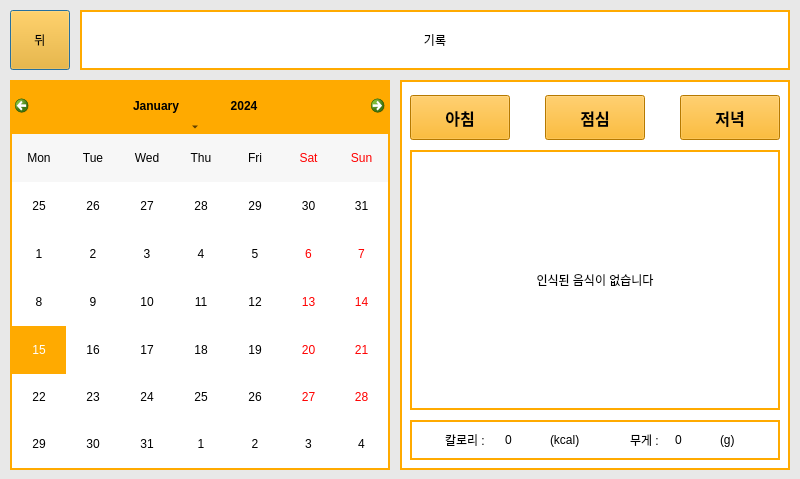
<?xml version="1.0" encoding="UTF-8"?>
<ui version="4.0">
 <class>Dialog</class>
 <widget class="QDialog" name="Dialog">
  <property name="geometry">
   <rect>
    <x>0</x>
    <y>0</y>
    <width>800</width>
    <height>479</height>
   </rect>
  </property>
  <property name="windowTitle">
   <string>Dialog</string>
  </property>
  <property name="styleSheet">
   <string notr="true">#Dialog{
background-color: rgb(232, 232, 232);
}</string>
  </property>
  <property name="modal">
   <bool>false</bool>
  </property>
  <widget class="QPushButton" name="back">
   <property name="geometry">
    <rect>
     <x>10</x>
     <y>10</y>
     <width>60</width>
     <height>60</height>
    </rect>
   </property>
   <property name="styleSheet">
    <string notr="true">background-color: rgb(255, 170, 0);
font: 81 16pt &quot;나눔스퀘어OTF ExtraBold&quot;;</string>
   </property>
   <property name="text">
    <string>뒤</string>
   </property>
  </widget>
  <widget class="QLabel" name="title">
   <property name="geometry">
    <rect>
     <x>80</x>
     <y>10</y>
     <width>710</width>
     <height>60</height>
    </rect>
   </property>
   <property name="styleSheet">
    <string notr="true">font: 81 24pt &quot;나눔스퀘어OTF ExtraBold&quot;;
border: 2px solid rgb(255, 170, 0);
background-color: rgb(255, 255, 255);</string>
   </property>
   <property name="text">
    <string>기록</string>
   </property>
   <property name="alignment">
    <set>Qt::AlignCenter</set>
   </property>
  </widget>
  <widget class="QCalendarWidget" name="calendar">
   <property name="geometry">
    <rect>
     <x>10</x>
     <y>80</y>
     <width>380</width>
     <height>390</height>
    </rect>
   </property>
   <property name="autoFillBackground">
    <bool>true</bool>
   </property>
   <property name="styleSheet">
    <string notr="true">#qt_calendar_calendarview{
font: 81 12pt &quot;나눔스퀘어OTF ExtraBold&quot;;
border: 2px solid rgb(255, 170, 0);
color: rgb(0, 0, 0);
background-color: rgb(255, 255, 255);
selection-color: rgb(255, 255, 255);
selection-background-color: rgba(255, 170, 0, 255);
}

#qt_calendar_navigationbar{
background-color: rgba(255, 170, 0, 255);
min-height: 50px;
border: 2px solid rgb(255, 170, 0);
border-bottom: 0px;
}

#qt_calendar_yearbutton, #qt_calendar_monthbutton {
    color: rgb(0, 0, 0);
    min-width: 80px;
	font: 81 12pt &quot;나눔스퀘어OTF ExtraBold&quot;;
}
#qt_calendar_yearedit {
    color: rgb(0, 0, 0);	
	font: 81 12pt &quot;나눔스퀘어OTF ExtraBold&quot;;
	
	background-color: rgb(225, 150, 0);
}</string>
   </property>
   <property name="gridVisible">
    <bool>false</bool>
   </property>
   <property name="selectionMode">
    <enum>QCalendarWidget::SingleSelection</enum>
   </property>
   <property name="horizontalHeaderFormat">
    <enum>QCalendarWidget::ShortDayNames</enum>
   </property>
   <property name="verticalHeaderFormat">
    <enum>QCalendarWidget::NoVerticalHeader</enum>
   </property>
   <property name="navigationBarVisible">
    <bool>true</bool>
   </property>
   <property name="dateEditEnabled">
    <bool>true</bool>
   </property>
   <property name="dateEditAcceptDelay">
    <number>1500</number>
   </property>
  </widget>
  <widget class="QStackedWidget" name="stack">
   <property name="geometry">
    <rect>
     <x>400</x>
     <y>80</y>
     <width>390</width>
     <height>390</height>
    </rect>
   </property>
   <property name="styleSheet">
    <string notr="true"/>
   </property>
   <property name="currentIndex">
    <number>0</number>
   </property>
   <widget class="QWidget" name="breakfast">
    <property name="styleSheet">
     <string notr="true">#breakfast{
border: 2px solid rgb(255, 170, 0);
	background-color: rgb(255, 255, 255);
}</string>
    </property>
    <widget class="QWidget" name="info_1" native="true">
     <property name="geometry">
      <rect>
       <x>10</x>
       <y>340</y>
       <width>370</width>
       <height>40</height>
      </rect>
     </property>
     <property name="styleSheet">
      <string notr="true">#info_1{
border: 2px solid rgb(255, 170, 0);
}</string>
     </property>
     <widget class="QLabel" name="bl_gram">
      <property name="geometry">
       <rect>
        <x>265</x>
        <y>5</y>
        <width>50</width>
        <height>30</height>
       </rect>
      </property>
      <property name="styleSheet">
       <string notr="true">font: 81 10pt &quot;나눔스퀘어OTF ExtraBold&quot;;</string>
      </property>
      <property name="text">
       <string>0</string>
      </property>
     </widget>
     <widget class="QLabel" name="bl_kname">
      <property name="geometry">
       <rect>
        <x>35</x>
        <y>5</y>
        <width>60</width>
        <height>30</height>
       </rect>
      </property>
      <property name="styleSheet">
       <string notr="true">font: 81 10pt &quot;나눔스퀘어OTF ExtraBold&quot;;</string>
      </property>
      <property name="text">
       <string>칼로리 :</string>
      </property>
     </widget>
     <widget class="QLabel" name="bl_gname">
      <property name="geometry">
       <rect>
        <x>220</x>
        <y>5</y>
        <width>40</width>
        <height>30</height>
       </rect>
      </property>
      <property name="styleSheet">
       <string notr="true">font: 81 10pt &quot;나눔스퀘어OTF ExtraBold&quot;;</string>
      </property>
      <property name="text">
       <string>무게 :</string>
      </property>
     </widget>
     <widget class="QLabel" name="bl_kcal">
      <property name="geometry">
       <rect>
        <x>95</x>
        <y>5</y>
        <width>50</width>
        <height>30</height>
       </rect>
      </property>
      <property name="styleSheet">
       <string notr="true">font: 81 10pt &quot;나눔스퀘어OTF ExtraBold&quot;;</string>
      </property>
      <property name="text">
       <string>0</string>
      </property>
     </widget>
     <widget class="QLabel" name="bl_kinfo">
      <property name="geometry">
       <rect>
        <x>140</x>
        <y>5</y>
        <width>50</width>
        <height>30</height>
       </rect>
      </property>
      <property name="styleSheet">
       <string notr="true">font: 81 10pt &quot;나눔스퀘어OTF ExtraBold&quot;;</string>
      </property>
      <property name="text">
       <string>(kcal)</string>
      </property>
     </widget>
     <widget class="QLabel" name="bl_ginfo">
      <property name="geometry">
       <rect>
        <x>310</x>
        <y>5</y>
        <width>21</width>
        <height>30</height>
       </rect>
      </property>
      <property name="styleSheet">
       <string notr="true">font: 81 10pt &quot;나눔스퀘어OTF ExtraBold&quot;;</string>
      </property>
      <property name="text">
       <string>(g)</string>
      </property>
     </widget>
    </widget>
    <widget class="QPushButton" name="pushButton1_1">
     <property name="geometry">
      <rect>
       <x>10</x>
       <y>15</y>
       <width>100</width>
       <height>45</height>
      </rect>
     </property>
     <property name="font">
      <font>
       <family>나눔스퀘어OTF ExtraBold</family>
       <pointsize>12</pointsize>
       <weight>75</weight>
       <bold>true</bold>
      </font>
     </property>
     <property name="styleSheet">
      <string notr="true">background-color: rgb(255, 170, 0);</string>
     </property>
     <property name="text">
      <string>아침</string>
     </property>
     <property name="checkable">
      <bool>false</bool>
     </property>
    </widget>
    <widget class="QLabel" name="image">
     <property name="geometry">
      <rect>
       <x>10</x>
       <y>70</y>
       <width>370</width>
       <height>260</height>
      </rect>
     </property>
     <property name="styleSheet">
      <string notr="true">font: 81 20pt &quot;나눔스퀘어OTF ExtraBold&quot;;
border: 2px solid rgb(255, 170, 0);</string>
     </property>
     <property name="text">
      <string>인식된 음식이 없습니다</string>
     </property>
     <property name="alignment">
      <set>Qt::AlignCenter</set>
     </property>
    </widget>
    <widget class="QPushButton" name="pushButton1_2">
     <property name="geometry">
      <rect>
       <x>145</x>
       <y>15</y>
       <width>100</width>
       <height>45</height>
      </rect>
     </property>
     <property name="font">
      <font>
       <family>나눔스퀘어OTF ExtraBold</family>
       <pointsize>12</pointsize>
       <weight>75</weight>
       <bold>true</bold>
      </font>
     </property>
     <property name="styleSheet">
      <string notr="true">background-color: rgb(255, 170, 0);</string>
     </property>
     <property name="text">
      <string>점심</string>
     </property>
     <property name="checkable">
      <bool>false</bool>
     </property>
    </widget>
    <widget class="QPushButton" name="pushButton1_3">
     <property name="geometry">
      <rect>
       <x>280</x>
       <y>15</y>
       <width>100</width>
       <height>45</height>
      </rect>
     </property>
     <property name="font">
      <font>
       <family>나눔스퀘어OTF ExtraBold</family>
       <pointsize>12</pointsize>
       <weight>75</weight>
       <bold>true</bold>
      </font>
     </property>
     <property name="styleSheet">
      <string notr="true">background-color: rgb(255, 170, 0);</string>
     </property>
     <property name="text">
      <string>저녁</string>
     </property>
     <property name="checkable">
      <bool>false</bool>
     </property>
     <property name="checked">
      <bool>false</bool>
     </property>
    </widget>
    <zorder>pushButton1_1</zorder>
    <zorder>image</zorder>
    <zorder>pushButton1_2</zorder>
    <zorder>pushButton1_3</zorder>
    <zorder>info_1</zorder>
   </widget>
   <widget class="QWidget" name="lunch">
    <property name="styleSheet">
     <string notr="true">#lunch{
border: 2px solid rgb(255, 170, 0);
	background-color: rgb(255, 255, 255);
}</string>
    </property>
    <widget class="QWidget" name="info_2" native="true">
     <property name="geometry">
      <rect>
       <x>10</x>
       <y>340</y>
       <width>370</width>
       <height>40</height>
      </rect>
     </property>
     <property name="styleSheet">
      <string notr="true">#info_2{
border: 2px solid rgb(255, 170, 0);
}</string>
     </property>
     <widget class="QLabel" name="lu_gram">
      <property name="geometry">
       <rect>
        <x>265</x>
        <y>5</y>
        <width>50</width>
        <height>30</height>
       </rect>
      </property>
      <property name="styleSheet">
       <string notr="true">font: 81 10pt &quot;나눔스퀘어OTF ExtraBold&quot;;</string>
      </property>
      <property name="text">
       <string>0</string>
      </property>
     </widget>
     <widget class="QLabel" name="lu_kname">
      <property name="geometry">
       <rect>
        <x>35</x>
        <y>5</y>
        <width>60</width>
        <height>30</height>
       </rect>
      </property>
      <property name="styleSheet">
       <string notr="true">font: 81 10pt &quot;나눔스퀘어OTF ExtraBold&quot;;</string>
      </property>
      <property name="text">
       <string>칼로리 :</string>
      </property>
     </widget>
     <widget class="QLabel" name="lu_gname">
      <property name="geometry">
       <rect>
        <x>220</x>
        <y>5</y>
        <width>40</width>
        <height>30</height>
       </rect>
      </property>
      <property name="styleSheet">
       <string notr="true">font: 81 10pt &quot;나눔스퀘어OTF ExtraBold&quot;;</string>
      </property>
      <property name="text">
       <string>무게 :</string>
      </property>
     </widget>
     <widget class="QLabel" name="lu_kcal">
      <property name="geometry">
       <rect>
        <x>95</x>
        <y>5</y>
        <width>50</width>
        <height>30</height>
       </rect>
      </property>
      <property name="styleSheet">
       <string notr="true">font: 81 10pt &quot;나눔스퀘어OTF ExtraBold&quot;;</string>
      </property>
      <property name="text">
       <string>0</string>
      </property>
     </widget>
     <widget class="QLabel" name="lu_kinfo">
      <property name="geometry">
       <rect>
        <x>140</x>
        <y>5</y>
        <width>50</width>
        <height>30</height>
       </rect>
      </property>
      <property name="styleSheet">
       <string notr="true">font: 81 10pt &quot;나눔스퀘어OTF ExtraBold&quot;;</string>
      </property>
      <property name="text">
       <string>(kcal)</string>
      </property>
     </widget>
     <widget class="QLabel" name="lu_ginfo">
      <property name="geometry">
       <rect>
        <x>310</x>
        <y>5</y>
        <width>21</width>
        <height>30</height>
       </rect>
      </property>
      <property name="styleSheet">
       <string notr="true">font: 81 10pt &quot;나눔스퀘어OTF ExtraBold&quot;;</string>
      </property>
      <property name="text">
       <string>(g)</string>
      </property>
     </widget>
    </widget>
    <widget class="QPushButton" name="pushButton2_1">
     <property name="geometry">
      <rect>
       <x>10</x>
       <y>15</y>
       <width>100</width>
       <height>45</height>
      </rect>
     </property>
     <property name="font">
      <font>
       <family>나눔스퀘어OTF ExtraBold</family>
       <pointsize>12</pointsize>
       <weight>75</weight>
       <bold>true</bold>
      </font>
     </property>
     <property name="styleSheet">
      <string notr="true">background-color: rgb(255, 170, 0);</string>
     </property>
     <property name="text">
      <string>아침</string>
     </property>
     <property name="checkable">
      <bool>false</bool>
     </property>
    </widget>
    <widget class="QLabel" name="image_2">
     <property name="geometry">
      <rect>
       <x>10</x>
       <y>70</y>
       <width>370</width>
       <height>260</height>
      </rect>
     </property>
     <property name="styleSheet">
      <string notr="true">font: 81 20pt &quot;나눔스퀘어OTF ExtraBold&quot;;
border: 2px solid rgb(255, 170, 0);</string>
     </property>
     <property name="text">
      <string>인식된 음식이 없습니다</string>
     </property>
     <property name="alignment">
      <set>Qt::AlignCenter</set>
     </property>
    </widget>
    <widget class="QPushButton" name="pushButton2_2">
     <property name="geometry">
      <rect>
       <x>145</x>
       <y>15</y>
       <width>100</width>
       <height>45</height>
      </rect>
     </property>
     <property name="font">
      <font>
       <family>나눔스퀘어OTF ExtraBold</family>
       <pointsize>12</pointsize>
       <weight>75</weight>
       <bold>true</bold>
      </font>
     </property>
     <property name="styleSheet">
      <string notr="true">background-color: rgb(255, 170, 0);</string>
     </property>
     <property name="text">
      <string>점심</string>
     </property>
     <property name="checkable">
      <bool>false</bool>
     </property>
    </widget>
    <widget class="QPushButton" name="pushButton2_3">
     <property name="geometry">
      <rect>
       <x>280</x>
       <y>15</y>
       <width>100</width>
       <height>45</height>
      </rect>
     </property>
     <property name="font">
      <font>
       <family>나눔스퀘어OTF ExtraBold</family>
       <pointsize>12</pointsize>
       <weight>75</weight>
       <bold>true</bold>
      </font>
     </property>
     <property name="styleSheet">
      <string notr="true">background-color: rgb(255, 170, 0);</string>
     </property>
     <property name="text">
      <string>저녁</string>
     </property>
     <property name="checkable">
      <bool>false</bool>
     </property>
     <property name="checked">
      <bool>false</bool>
     </property>
    </widget>
   </widget>
   <widget class="QWidget" name="dinner">
    <property name="styleSheet">
     <string notr="true">#dinner{
border: 2px solid rgb(255, 170, 0);
	background-color: rgb(255, 255, 255);
}</string>
    </property>
    <widget class="QPushButton" name="pushButton3_2">
     <property name="geometry">
      <rect>
       <x>145</x>
       <y>15</y>
       <width>100</width>
       <height>45</height>
      </rect>
     </property>
     <property name="font">
      <font>
       <family>나눔스퀘어OTF ExtraBold</family>
       <pointsize>12</pointsize>
       <weight>75</weight>
       <bold>true</bold>
      </font>
     </property>
     <property name="styleSheet">
      <string notr="true">background-color: rgb(255, 170, 0);</string>
     </property>
     <property name="text">
      <string>점심</string>
     </property>
     <property name="checkable">
      <bool>false</bool>
     </property>
    </widget>
    <widget class="QPushButton" name="pushButton3_3">
     <property name="geometry">
      <rect>
       <x>280</x>
       <y>15</y>
       <width>100</width>
       <height>45</height>
      </rect>
     </property>
     <property name="font">
      <font>
       <family>나눔스퀘어OTF ExtraBold</family>
       <pointsize>12</pointsize>
       <weight>75</weight>
       <bold>true</bold>
      </font>
     </property>
     <property name="styleSheet">
      <string notr="true">background-color: rgb(255, 170, 0);</string>
     </property>
     <property name="text">
      <string>저녁</string>
     </property>
     <property name="checkable">
      <bool>false</bool>
     </property>
     <property name="checked">
      <bool>false</bool>
     </property>
    </widget>
    <widget class="QPushButton" name="pushButton3_1">
     <property name="geometry">
      <rect>
       <x>10</x>
       <y>15</y>
       <width>100</width>
       <height>45</height>
      </rect>
     </property>
     <property name="font">
      <font>
       <family>나눔스퀘어OTF ExtraBold</family>
       <pointsize>12</pointsize>
       <weight>75</weight>
       <bold>true</bold>
      </font>
     </property>
     <property name="styleSheet">
      <string notr="true">background-color: rgb(255, 170, 0);</string>
     </property>
     <property name="text">
      <string>아침</string>
     </property>
     <property name="checkable">
      <bool>false</bool>
     </property>
    </widget>
    <widget class="QLabel" name="image_3">
     <property name="geometry">
      <rect>
       <x>10</x>
       <y>70</y>
       <width>370</width>
       <height>260</height>
      </rect>
     </property>
     <property name="styleSheet">
      <string notr="true">font: 81 20pt &quot;나눔스퀘어OTF ExtraBold&quot;;
border: 2px solid rgb(255, 170, 0);</string>
     </property>
     <property name="text">
      <string>인식된 음식이 없습니다</string>
     </property>
     <property name="alignment">
      <set>Qt::AlignCenter</set>
     </property>
    </widget>
    <widget class="QWidget" name="info_3" native="true">
     <property name="geometry">
      <rect>
       <x>10</x>
       <y>340</y>
       <width>370</width>
       <height>40</height>
      </rect>
     </property>
     <property name="styleSheet">
      <string notr="true">#info_3
{
border: 2px solid rgb(255, 170, 0);
}</string>
     </property>
     <widget class="QLabel" name="di_gram">
      <property name="geometry">
       <rect>
        <x>265</x>
        <y>5</y>
        <width>50</width>
        <height>30</height>
       </rect>
      </property>
      <property name="styleSheet">
       <string notr="true">font: 81 10pt &quot;나눔스퀘어OTF ExtraBold&quot;;</string>
      </property>
      <property name="text">
       <string>0</string>
      </property>
     </widget>
     <widget class="QLabel" name="di_kname">
      <property name="geometry">
       <rect>
        <x>35</x>
        <y>5</y>
        <width>60</width>
        <height>30</height>
       </rect>
      </property>
      <property name="styleSheet">
       <string notr="true">font: 81 10pt &quot;나눔스퀘어OTF ExtraBold&quot;;</string>
      </property>
      <property name="text">
       <string>칼로리 :</string>
      </property>
     </widget>
     <widget class="QLabel" name="di_gname">
      <property name="geometry">
       <rect>
        <x>220</x>
        <y>5</y>
        <width>40</width>
        <height>30</height>
       </rect>
      </property>
      <property name="styleSheet">
       <string notr="true">font: 81 10pt &quot;나눔스퀘어OTF ExtraBold&quot;;</string>
      </property>
      <property name="text">
       <string>무게 :</string>
      </property>
     </widget>
     <widget class="QLabel" name="di_kcal">
      <property name="geometry">
       <rect>
        <x>95</x>
        <y>5</y>
        <width>50</width>
        <height>30</height>
       </rect>
      </property>
      <property name="styleSheet">
       <string notr="true">font: 81 10pt &quot;나눔스퀘어OTF ExtraBold&quot;;</string>
      </property>
      <property name="text">
       <string>0</string>
      </property>
     </widget>
     <widget class="QLabel" name="di_kinfo">
      <property name="geometry">
       <rect>
        <x>140</x>
        <y>5</y>
        <width>50</width>
        <height>30</height>
       </rect>
      </property>
      <property name="styleSheet">
       <string notr="true">font: 81 10pt &quot;나눔스퀘어OTF ExtraBold&quot;;</string>
      </property>
      <property name="text">
       <string>(kcal)</string>
      </property>
     </widget>
     <widget class="QLabel" name="di_ginfo">
      <property name="geometry">
       <rect>
        <x>310</x>
        <y>5</y>
        <width>21</width>
        <height>30</height>
       </rect>
      </property>
      <property name="styleSheet">
       <string notr="true">font: 81 10pt &quot;나눔스퀘어OTF ExtraBold&quot;;</string>
      </property>
      <property name="text">
       <string>(g)</string>
      </property>
     </widget>
    </widget>
   </widget>
  </widget>
 </widget>
 <resources/>
 <connections/>
</ui>
